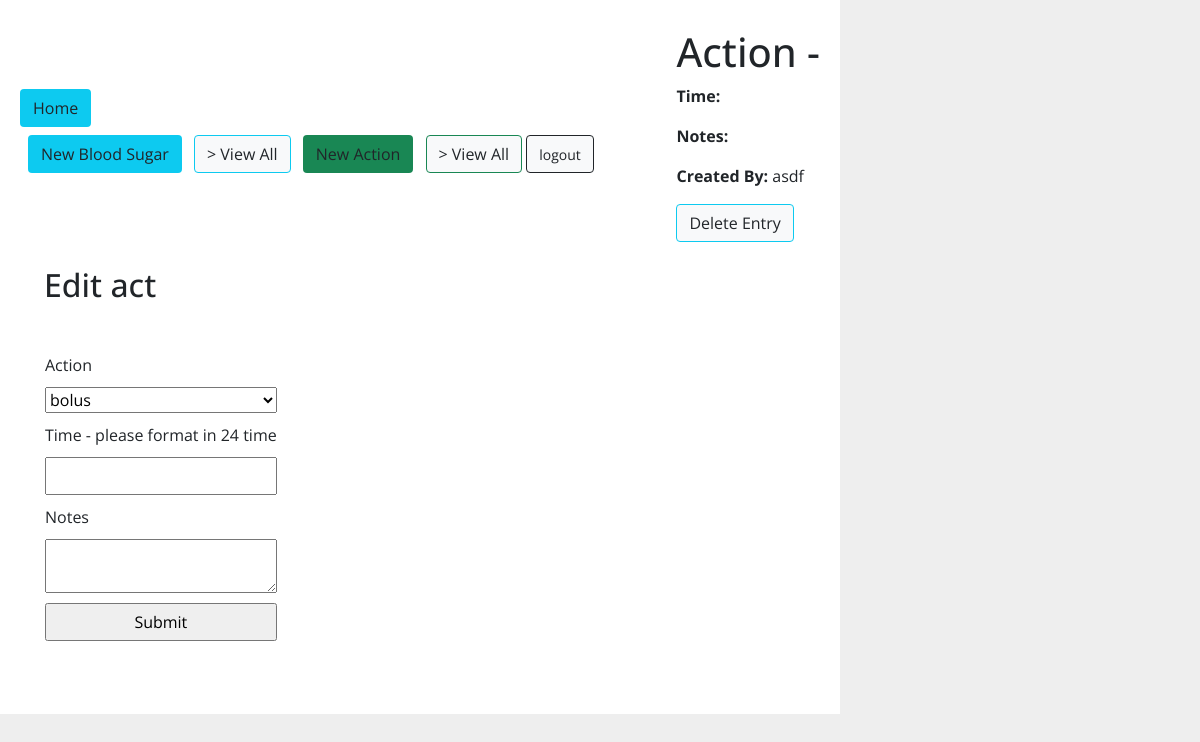
/acts/3 (signed in), run on an earlier commit of the app's database.
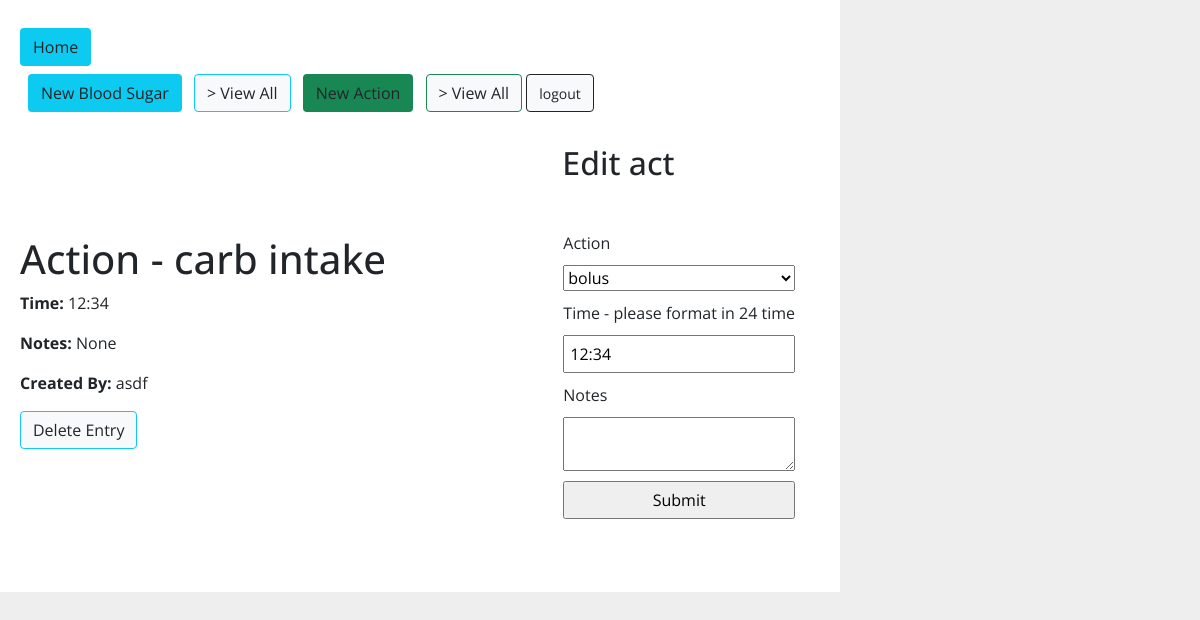
And on a later commit of the database.
### bs_track/models.py (models this page shows)
class Action(db.Model):
    id = col(db.Integer, primary_key=True)
    time = col(db.String(6), nullable=False)
    act_type = col(db.Enum(ACTIONTYPES), default=ACTIONTYPES.BOLUS)
    notes = col(db.String(160), nullable=True)
    created_by_id = db.Column(db.Integer, db.ForeignKey("user.id"))
    created_by = db.relationship("User")

### bs_track/acts/routes.py (the view)
@routes.route('/acts/<act_id>', methods=['GET', 'POST'])
@login_required
def detail(act_id):
    act = Action.query.get(act_id)
    form = ActionForm(obj=act)
    if form.validate_on_submit():
        form.populate_obj(act)
        db.session.commit()
        return redirect(url_for('acts.index', act=act, form=form, act_id=act_id))
    return render_template('act_detail.html', act=act, form=form)

### forms.py
class ActionForm(FlaskForm):
    time = StringField('Time - please format in 24 time', validators=[DataRequired(), Length(min=2, max=6)])
    act_type = SelectField('Action', choices= ACTIONTYPES.choices())
    notes = TextAreaField(
        'Notes', validators=[DataRequired(), Length(min=0, max=180)]
    )
    submit = SubmitField('Submit')

### bs_track/extensions.py (called while the page is built)
@login_manager.user_loader
def load_user(user_id):
    return User.query.get(user_id)

### bs_track/utils.py (called while the page is built)
    def __str__(self):
        return str(self.value)

### bs_track/templates/act_detail.html (shortened to what this page needs)
{% extends 'base.html' %}
{% block content %}
<div>
    <h1>Action - {{ act.act_type }}</h1>
    <p><strong>Time:</strong> {{ act.time }}</p>
    <p><strong>Notes:</strong> {{ act.notes }}</p>
    <p><strong>Created By:</strong> {{ current_user.username }}</p>
    <form method="POST" action="{{url_for('acts.delete', act_id=act.id)}}">
        <button type="submit" class="btn bg-light border border-info"> Delete Entry </button>
    </form>
</div>
<div>
<h2 class="m-4">Edit act</h2>
<form method="POST" action="{{ url_for('acts.detail', act_id=act.id) }}">
    <fieldset>
        {{ form.act_type.label }}
        {{ form.act_type }}
        {{ form.time.label }}
        {{ form.time }}
        {{ form.notes.label }}
        {{ form.notes }}
        {{ form.submit }}
    </fieldset>
</form>
</div>
{% endblock %}

What changed in the data, as far as the page shows it:
added Action: act_type "carb intake", time "12:34", notes "None", act_type "bolus"
Also different on the page:
form field act_type: "bolus" → (not shown)
